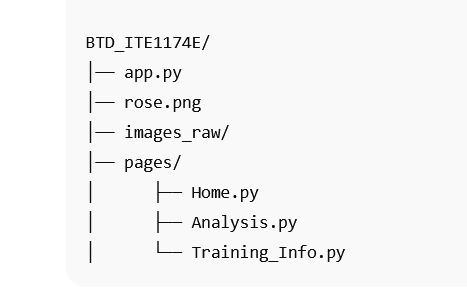
#> input picture Topic 3.png, 467 x 293 px; its folder holds only this picture in this run
$ python -i 0_augmentation.py   (imports and definitions only)
#> lines starting #> are read from the running program, lines starting #| are printed output that depends on the picture
#> further down, picture is the input picture: PIL image 467x293 RGBA; mean R, G, B, A 245.1, 245.1, 245.1, 255
import os
import random
from PIL import Image, ImageEnhance
import numpy as np

# =========================
# CẤU HÌNH
# =========================
DATA_DIR = "images_raw"      # thư mục chứa các lớp
TARGET_PER_CLASS = 50        # muốn mỗi lớp có tối thiểu bao nhiêu ảnh
IMG_SIZE = (224, 224)        # resize về cùng kích thước


# =========================
# HÀM TĂNG CƯỜNG ẢNH
# =========================
def random_augment(img: Image.Image) -> Image.Image:
    """Áp dụng 1 loạt biến đổi ngẫu nhiên lên ảnh."""
    # đảm bảo là RGB
    img = img.convert("RGB")

    # 1. Rotate nhẹ
    if random.random() < 0.7:
        angle = random.uniform(-25, 25)
        img = img.rotate(angle, resample=Image.BILINEAR, expand=False)

    # 2. Flip ngang
    if random.random() < 0.5:
        img = img.transpose(Image.FLIP_LEFT_RIGHT)

    # 3. Flip dọc
    if random.random() < 0.3:
        img = img.transpose(Image.FLIP_TOP_BOTTOM)

    # 4. Brightness
    if random.random() < 0.7:
        enhancer = ImageEnhance.Brightness(img)
        factor = random.uniform(0.7, 1.3)
        img = enhancer.enhance(factor)

    # 5. Contrast
    if random.random() < 0.7:
        enhancer = ImageEnhance.Contrast(img)
        factor = random.uniform(0.7, 1.3)
        img = enhancer.enhance(factor)

    # 6. Color
    if random.random() < 0.5:
        enhancer = ImageEnhance.Color(img)
        factor = random.uniform(0.7, 1.3)
        img = enhancer.enhance(factor)

    # 7. Thêm chút noise
    if random.random() < 0.5:
        arr = np.array(img).astype(np.float32)
        noise = np.random.normal(0, 10, arr.shape)   # sigma = 10
        arr = np.clip(arr + noise, 0, 255).astype(np.uint8)
        img = Image.fromarray(arr)

    # Resize cuối cùng cho chắc
    img = img.resize(IMG_SIZE)
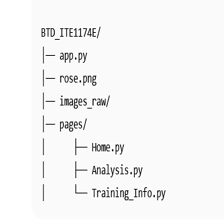
#> img: PIL image 224x224 RGB; min 0, max 255, mean 245.3

    return img


# =========================
# XỬ LÝ TỪNG LỚP
# =========================
# [65 lines left out: functions augment_class, main, not called in this run]


# [2 lines not run here, left out]

>>> from PIL import Image
>>> picture = Image.open('Topic 3.png')
>>> result = random_augment(picture)

$ run again, on structueral.jpg
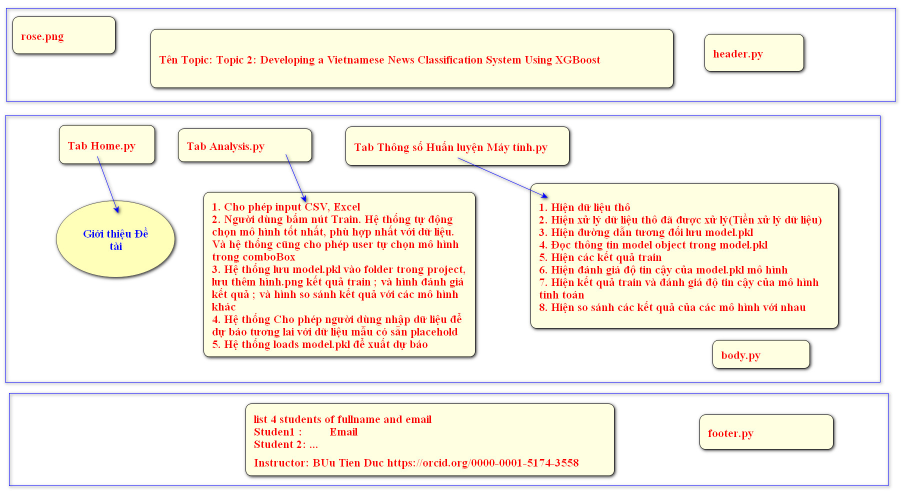
#> input picture structueral.jpg, 1807 x 996 px (shown at 1/2 size)
#> picture is the input picture: PIL image 1807x996 RGB; mean R, G, B 247.3, 240, 230.2
#> in random_augment, `img = img.resize(IMG_SIZE)`:
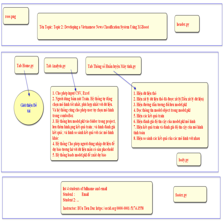
#> img: PIL image 224x224 RGB; mean R, G, B 246.6, 239, 228.8
